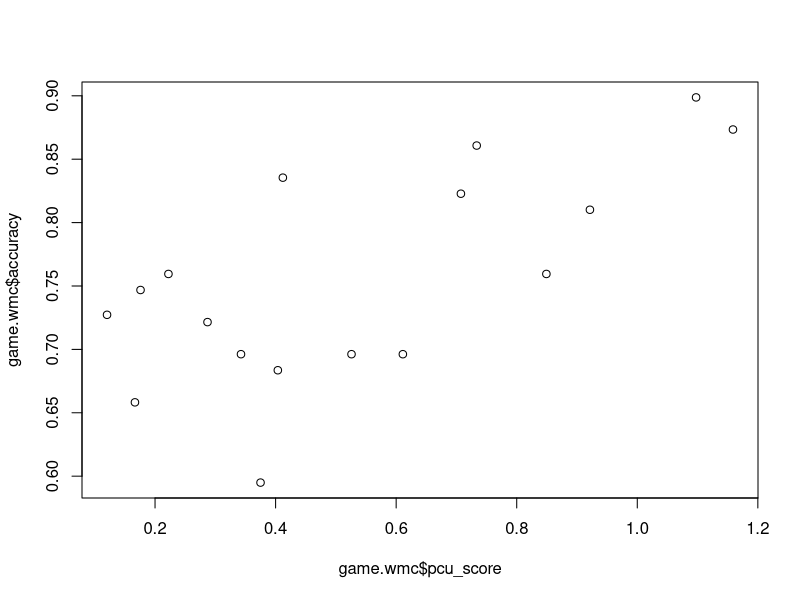
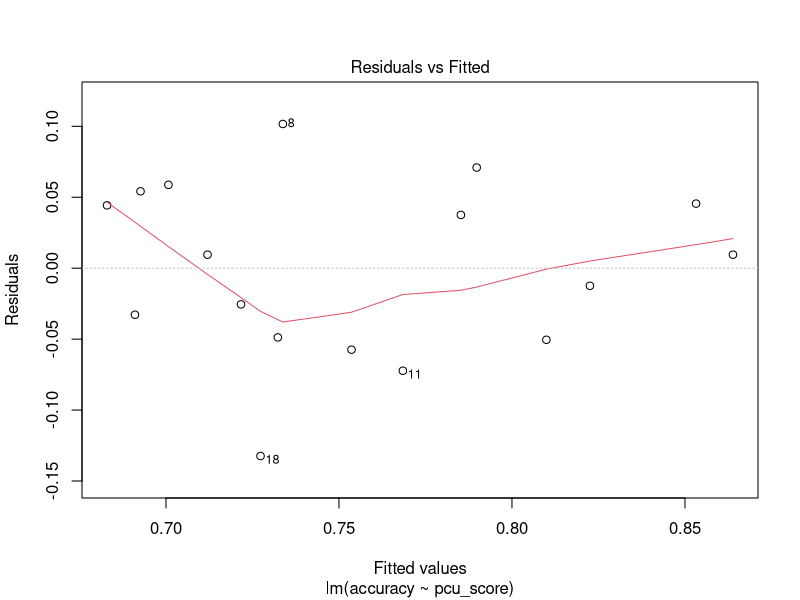
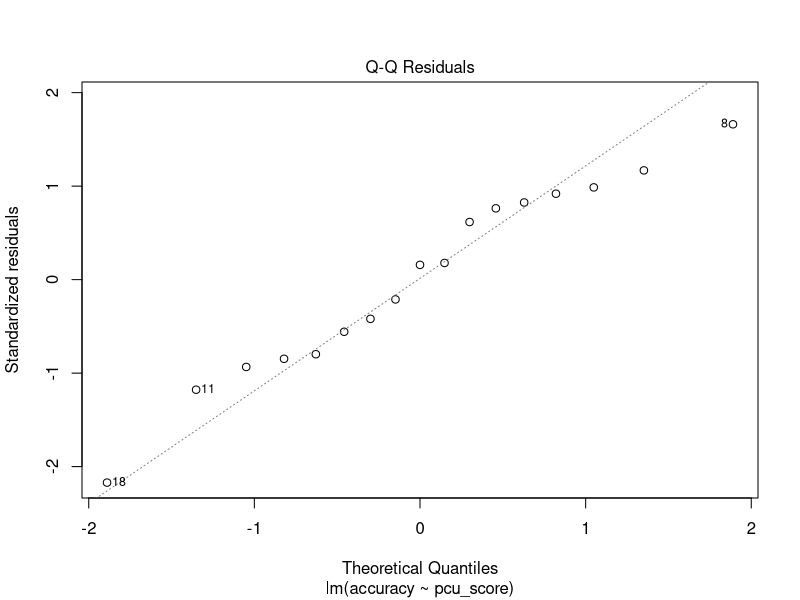
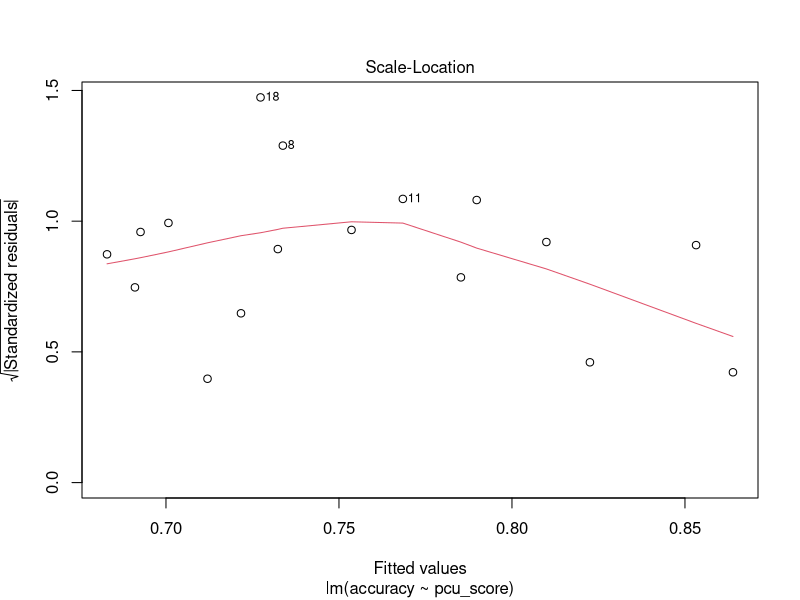
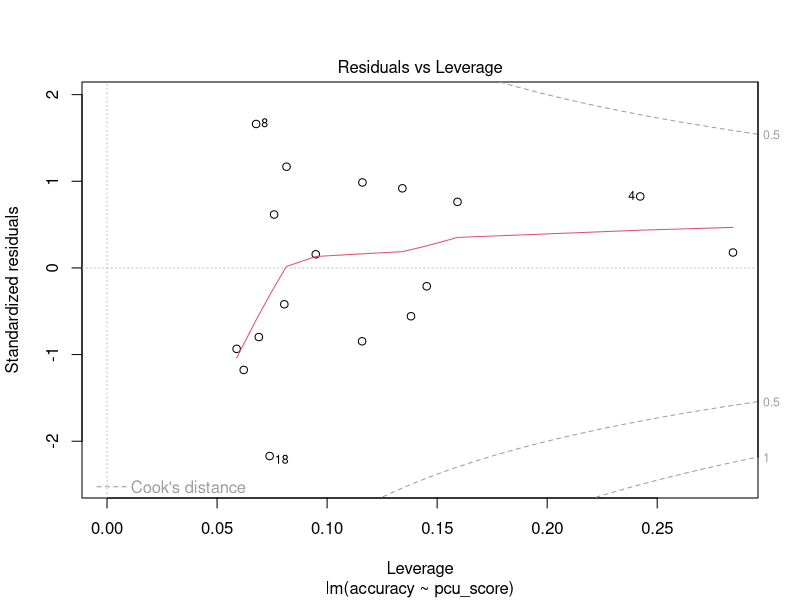

Recreate these plots in R, in order.
## ---- chunk 1
game.wmc <- read.table("kr_gamewmc.txt", header=T)
## ---- chunk 2
game.wmc$accuracy <- game.wmc$Phit + game.wmc$PcorrectRejection
## ---- chunk 3
plot(game.wmc$pcu_score, game.wmc$accuracy) 
## ---- chunk 4
cor(game.wmc$pcu_score, game.wmc$accuracy) 
## ---- chunk 5
cor(game.wmc$pcu_score, game.wmc$accuracy, use="complete.obs") 
## ---- chunk 6
cor.test(game.wmc$pcu_score, game.wmc$accuracy)  
## ---- chunk 7
fm <- lm(accuracy ~ pcu_score, game.wmc)
summary(fm)
## ---- chunk 8
plot(fm)
## ---- chunk 9
resid(fm) # residuals using a function resid
fm$resid # residuals using $-notation

## ---- chunk 10
anova(fm)
## ---- chunk 11

fm1 <- lm(accuracy ~ pcu_score, game.wmc)
summary(fm1)

fm2 <- lm(accuracy ~ pcu_score + gender, game.wmc)
summary(fm2)
## ---- chunk 12
anova(fm1, fm2) # by default F-test
anova(fm1, fm2, test="Chisq")
